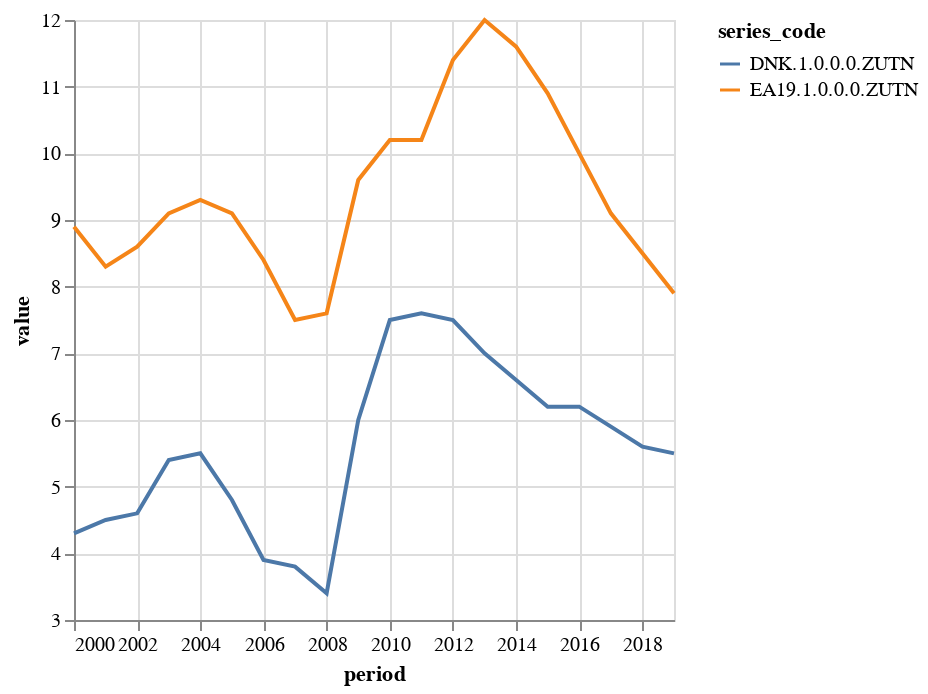

Notebook source saved alongside this figure:
### Code cell
chart = Chart(df2_clean).mark_line().encode(
    x='period',
    y=Y('value', scale=Scale(zero=False)),
    color='series_code',
)
chart

### Figure 1 — Vega-Lite specification as saved in the notebook (floating-point values rounded to 4 significant figures)
{"$schema": "https://vega.github.io/schema/vega-lite/v1.2.1.json", "data": {"values": [{"@frequency": "annual", "Country": "Euro area", "Frequency": "Annually", "Unit": "(Percentage of active population)", "dataset_code": "ZUTN", "dataset_name": "Unemployment rate: total :- Member States: definition EUROSTAT", "freq": "a", "geo": "ea19", "period": "2000-01-01", "provider_code": "AMECO", "series_code": "EA19.1.0.0.0.ZUTN", "series_name": "Euro area", "unit": "percentage-of-active-population", "value": 8.9}, {"@frequency": "annual", "Country": "Euro area", "Frequency": "Annually", "Unit": "(Percentage of active population)", "dataset_code": "ZUTN", "dataset_name": "Unemployment rate: total :- Member States: definition EUROSTAT", "freq": "a", "geo": "ea19", "period": "2001-01-01", "provider_code": "AMECO", "series_code": "EA19.1.0.0.0.ZUTN", "series_name": "Euro area", "unit": "percentage-of-active-population", "value": 8.3}, {"@frequency": "annual", "Country": "Euro area", "Frequency": "Annually", "Unit": "(Percentage of active population)", "dataset_code": "ZUTN", "dataset_name": "Unemployment rate: total :- Member States: definition EUROSTAT", "freq": "a", "geo": "ea19", "period": "2002-01-01", "provider_code": "AMECO", "series_code": "EA19.1.0.0.0.ZUTN", "series_name": "Euro area", "unit": "percentage-of-active-population", "value": 8.6}, {"@frequency": "annual", "Country": "Euro area", "Frequency": "Annually", "Unit": "(Percentage of active population)", "dataset_code": "ZUTN", "dataset_name": "Unemployment rate: total :- Member States: definition EUROSTAT", "freq": "a", "geo": "ea19", "period": "2003-01-01", "provider_code": "AMECO", "series_code": "EA19.1.0.0.0.ZUTN", "series_name": "Euro area", "unit": "percentage-of-active-population", "value": 9.1}, {"@frequency": "annual", "Country": "Euro area", "Frequency": "Annually", "Unit": "(Percentage of active population)", "dataset_code": "ZUTN", "dataset_name": "Unemployment rate: total :- Member States: definition EUROSTAT", "freq": "a", "geo": "ea19", "period": "2004-01-01", "provider_code": "AMECO", "series_code": "EA19.1.0.0.0.ZUTN", "series_name": "Euro area", "unit": "percentage-of-active-population", "value": 9.3}, {"@frequency": "annual", "Country": "Euro area", "Frequency": "Annually", "Unit": "(Percentage of active population)", "dataset_code": "ZUTN", "dataset_name": "Unemployment rate: total :- Member States: definition EUROSTAT", "freq": "a", "geo": "ea19", "period": "2005-01-01", "provider_code": "AMECO", "series_code": "EA19.1.0.0.0.ZUTN", "series_name": "Euro area", "unit": "percentage-of-active-population", "value": 9.1}, {"@frequency": "annual", "Country": "Euro area", "Frequency": "Annually", "Unit": "(Percentage of active population)", "dataset_code": "ZUTN", "dataset_name": "Unemployment rate: total :- Member States: definition EUROSTAT", "freq": "a", "geo": "ea19", "period": "2006-01-01", "provider_code": "AMECO", "series_code": "EA19.1.0.0.0.ZUTN", "series_name": "Euro area", "unit": "percentage-of-active-population", "value": 8.4}, {"@frequency": "annual", "Country": "Euro area", "Frequency": "Annually", "Unit": "(Percentage of active population)", "dataset_code": "ZUTN", "dataset_name": "Unemployment rate: total :- Member States: definition EUROSTAT", "freq": "a", "geo": "ea19", "period": "2007-01-01", "provider_code": "AMECO", "series_code": "EA19.1.0.0.0.ZUTN", "series_name": "Euro area", "unit": "percentage-of-active-population", "value": 7.5}, {"@frequency": "annual", "Country": "Euro area", "Frequency": "Annually", "Unit": "(Percentage of active population)", "dataset_code": "ZUTN", "dataset_name": "Unemployment rate: total :- Member States: definition EUROSTAT", "freq": "a", "geo": "ea19", "period": "2008-01-01", "provider_code": "AMECO", "series_code": "EA19.1.0.0.0.ZUTN", "series_name": "Euro area", "unit": "percentage-of-active-population", "value": 7.6}, {"@frequency": "annual", "Country": "Euro area", "Frequency": "Annually", "Unit": "(Percentage of active population)", "dataset_code": "ZUTN", "dataset_name": "Unemployment rate: total :- Member States: definition EUROSTAT", "freq": "a", "geo": "ea19", "period": "2009-01-01", "provider_code": "AMECO", "series_code": "EA19.1.0.0.0.ZUTN", "series_name": "Euro area", "unit": "percentage-of-active-population", "value": 9.6}, {"@frequency": "annual", "Country": "Euro area", "Frequency": "Annually", "Unit": "(Percentage of active population)", "dataset_code": "ZUTN", "dataset_name": "Unemployment rate: total :- Member States: definition EUROSTAT", "freq": "a", "geo": "ea19", "period": "2010-01-01", "provider_code": "AMECO", "series_code": "EA19.1.0.0.0.ZUTN", "series_name": "Euro area", "unit": "percentage-of-active-population", "value": 10.2}, {"@frequency": "annual", "Country": "Euro area", "Frequency": "Annually", "Unit": "(Percentage of active population)", "dataset_code": "ZUTN", "dataset_name": "Unemployment rate: total :- Member States: definition EUROSTAT", "freq": "a", "geo": "ea19", "period": "2011-01-01", "provider_code": "AMECO", "series_code": "EA19.1.0.0.0.ZUTN", "series_name": "Euro area", "unit": "percentage-of-active-population", "value": 10.2}, {"@frequency": "annual", "Country": "Euro area", "Frequency": "Annually", "Unit": "(Percentage of active population)", "dataset_code": "ZUTN", "dataset_name": "Unemployment rate: total :- Member States: definition EUROSTAT", "freq": "a", "geo": "ea19", "period": "2012-01-01", "provider_code": "AMECO", "series_code": "EA19.1.0.0.0.ZUTN", "series_name": "Euro area", "unit": "percentage-of-active-population", "value": 11.4}, {"@frequency": "annual", "Country": "Euro area", "Frequency": "Annually", "Unit": "(Percentage of active population)", "dataset_code": "ZUTN", "dataset_name": "Unemployment rate: total :- Member States: definition EUROSTAT", "freq": "a", "geo": "ea19", "period": "2013-01-01", "provider_code": "AMECO", "series_code": "EA19.1.0.0.0.ZUTN", "series_name": "Euro area", "unit": "percentage-of-active-population", "value": 12}, {"@frequency": "annual", "Country": "Euro area", "Frequency": "Annually", "Unit": "(Percentage of active population)", "dataset_code": "ZUTN", "dataset_name": "Unemployment rate: total :- Member States: definition EUROSTAT", "freq": "a", "geo": "ea19", "period": "2014-01-01", "provider_code": "AMECO", "series_code": "EA19.1.0.0.0.ZUTN", "series_name": "Euro area", "unit": "percentage-of-active-population", "value": 11.6}, {"@frequency": "annual", "Country": "Euro area", "Frequency": "Annually", "Unit": "(Percentage of active population)", "dataset_code": "ZUTN", "dataset_name": "Unemployment rate: total :- Member States: definition EUROSTAT", "freq": "a", "geo": "ea19", "period": "2015-01-01", "provider_code": "AMECO", "series_code": "EA19.1.0.0.0.ZUTN", "series_name": "Euro area", "unit": "percentage-of-active-population", "value": 10.9}, {"@frequency": "annual", "Country": "Euro area", "Frequency": "Annually", "Unit": "(Percentage of active population)", "dataset_code": "ZUTN", "dataset_name": "Unemployment rate: total :- Member States: definition EUROSTAT", "freq": "a", "geo": "ea19", "period": "2016-01-01", "provider_code": "AMECO", "series_code": "EA19.1.0.0.0.ZUTN", "series_name": "Euro area", "unit": "percentage-of-active-population", "value": 10}, {"@frequency": "annual", "Country": "Euro area", "Frequency": "Annually", "Unit": "(Percentage of active population)", "dataset_code": "ZUTN", "dataset_name": "Unemployment rate: total :- Member States: definition EUROSTAT", "freq": "a", "geo": "ea19", "period": "2017-01-01", "provider_code": "AMECO", "series_code": "EA19.1.0.0.0.ZUTN", "series_name": "Euro area", "unit": "percentage-of-active-population", "value": 9.1}, {"@frequency": "annual", "Country": "Euro area", "Frequency": "Annually", "Unit": "(Percentage of active population)", "dataset_code": "ZUTN", "dataset_name": "Unemployment rate: total :- Member States: definition EUROSTAT", "freq": "a", "geo": "ea19", "period": "2018-01-01", "provider_code": "AMECO", "series_code": "EA19.1.0.0.0.ZUTN", "series_name": "Euro area", "unit": "percentage-of-active-population", "value": 8.5}, {"@frequency": "annual", "Country": "Euro area", "Frequency": "Annually", "Unit": "(Percentage of active population)", "dataset_code": "ZUTN", "dataset_name": "Unemployment rate: total :- Member States: definition EUROSTAT", "freq": "a", "geo": "ea19", "period": "2019-01-01", "provider_code": "AMECO", "series_code": "EA19.1.0.0.0.ZUTN", "series_name": "Euro area", "unit": "percentage-of-active-population", "value": 7.9}, {"@frequency": "annual", "Country": "Denmark", "Frequency": "Annually", "Unit": "(Percentage of active population)", "dataset_code": "ZUTN", "dataset_name": "Unemployment rate: total :- Member States: definition EUROSTAT", "freq": "a", "geo": "dnk", "period": "2000-01-01", "provider_code": "AMECO", "series_code": "DNK.1.0.0.0.ZUTN", "series_name": "Denmark", "unit": "percentage-of-active-population", "value": 4.3}, {"@frequency": "annual", "Country": "Denmark", "Frequency": "Annually", "Unit": "(Percentage of active population)", "dataset_code": "ZUTN", "dataset_name": "Unemployment rate: total :- Member States: definition EUROSTAT", "freq": "a", "geo": "dnk", "period": "2001-01-01", "provider_code": "AMECO", "series_code": "DNK.1.0.0.0.ZUTN", "series_name": "Denmark", "unit": "percentage-of-active-population", "value": 4.5}, {"@frequency": "annual", "Country": "Denmark", "Frequency": "Annually", "Unit": "(Percentage of active population)", "dataset_code": "ZUTN", "dataset_name": "Unemployment rate: total :- Member States: definition EUROSTAT", "freq": "a", "geo": "dnk", "period": "2002-01-01", "provider_code": "AMECO", "series_code": "DNK.1.0.0.0.ZUTN", "series_name": "Denmark", "unit": "percentage-of-active-population", "value": 4.6}, {"@frequency": "annual", "Country": "Denmark", "Frequency": "Annually", "Unit": "(Percentage of active population)", "dataset_code": "ZUTN", "dataset_name": "Unemployment rate: total :- Member States: definition EUROSTAT", "freq": "a", "geo": "dnk", "period": "2003-01-01", "provider_code": "AMECO", "series_code": "DNK.1.0.0.0.ZUTN", "series_name": "Denmark", "unit": "percentage-of-active-population", "value": 5.4}, {"@frequency": "annual", "Country": "Denmark", "Frequency": "Annually", "Unit": "(Percentage of active population)", "dataset_code": "ZUTN", "dataset_name": "Unemployment rate: total :- Member States: definition EUROSTAT", "freq": "a", "geo": "dnk", "period": "2004-01-01", "provider_code": "AMECO", "series_code": "DNK.1.0.0.0.ZUTN", "series_name": "Denmark", "unit": "percentage-of-active-population", "value": 5.5}, {"@frequency": "annual", "Country": "Denmark", "Frequency": "Annually", "Unit": "(Percentage of active population)", "dataset_code": "ZUTN", "dataset_name": "Unemployment rate: total :- Member States: definition EUROSTAT", "freq": "a", "geo": "dnk", "period": "2005-01-01", "provider_code": "AMECO", "series_code": "DNK.1.0.0.0.ZUTN", "series_name": "Denmark", "unit": "percentage-of-active-population", "value": 4.8}, {"@frequency": "annual", "Country": "Denmark", "Frequency": "Annually", "Unit": "(Percentage of active population)", "dataset_code": "ZUTN", "dataset_name": "Unemployment rate: total :- Member States: definition EUROSTAT", "freq": "a", "geo": "dnk", "period": "2006-01-01", "provider_code": "AMECO", "series_code": "DNK.1.0.0.0.ZUTN", "series_name": "Denmark", "unit": "percentage-of-active-population", "value": 3.9}, {"@frequency": "annual", "Country": "Denmark", "Frequency": "Annually", "Unit": "(Percentage of active population)", "dataset_code": "ZUTN", "dataset_name": "Unemployment rate: total :- Member States: definition EUROSTAT", "freq": "a", "geo": "dnk", "period": "2007-01-01", "provider_code": "AMECO", "series_code": "DNK.1.0.0.0.ZUTN", "series_name": "Denmark", "unit": "percentage-of-active-population", "value": 3.8}, {"@frequency": "annual", "Country": "Denmark", "Frequency": "Annually", "Unit": "(Percentage of active population)", "dataset_code": "ZUTN", "dataset_name": "Unemployment rate: total :- Member States: definition EUROSTAT", "freq": "a", "geo": "dnk", "period": "2008-01-01", "provider_code": "AMECO", "series_code": "DNK.1.0.0.0.ZUTN", "series_name": "Denmark", "unit": "percentage-of-active-population", "value": 3.4}, {"@frequency": "annual", "Country": "Denmark", "Frequency": "Annually", "Unit": "(Percentage of active population)", "dataset_code": "ZUTN", "dataset_name": "Unemployment rate: total :- Member States: definition EUROSTAT", "freq": "a", "geo": "dnk", "period": "2009-01-01", "provider_code": "AMECO", "series_code": "DNK.1.0.0.0.ZUTN", "series_name": "Denmark", "unit": "percentage-of-active-population", "value": 6}, {"@frequency": "annual", "Country": "Denmark", "Frequency": "Annually", "Unit": "(Percentage of active population)", "dataset_code": "ZUTN", "dataset_name": "Unemployment rate: total :- Member States: definition EUROSTAT", "freq": "a", "geo": "dnk", "period": "2010-01-01", "provider_code": "AMECO", "series_code": "DNK.1.0.0.0.ZUTN", "series_name": "Denmark", "unit": "percentage-of-active-population", "value": 7.5}, {"@frequency": "annual", "Country": "Denmark", "Frequency": "Annually", "Unit": "(Percentage of active population)", "dataset_code": "ZUTN", "dataset_name": "Unemployment rate: total :- Member States: definition EUROSTAT", "freq": "a", "geo": "dnk", "period": "2011-01-01", "provider_code": "AMECO", "series_code": "DNK.1.0.0.0.ZUTN", "series_name": "Denmark", "unit": "percentage-of-active-population", "value": 7.6}, {"@frequency": "annual", "Country": "Denmark", "Frequency": "Annually", "Unit": "(Percentage of active population)", "dataset_code": "ZUTN", "dataset_name": "Unemployment rate: total :- Member States: definition EUROSTAT", "freq": "a", "geo": "dnk", "period": "2012-01-01", "provider_code": "AMECO", "series_code": "DNK.1.0.0.0.ZUTN", "series_name": "Denmark", "unit": "percentage-of-active-population", "value": 7.5}, {"@frequency": "annual", "Country": "Denmark", "Frequency": "Annually", "Unit": "(Percentage of active population)", "dataset_code": "ZUTN", "dataset_name": "Unemployment rate: total :- Member States: definition EUROSTAT", "freq": "a", "geo": "dnk", "period": "2013-01-01", "provider_code": "AMECO", "series_code": "DNK.1.0.0.0.ZUTN", "series_name": "Denmark", "unit": "percentage-of-active-population", "value": 7}, {"@frequency": "annual", "Country": "Denmark", "Frequency": "Annually", "Unit": "(Percentage of active population)", "dataset_code": "ZUTN", "dataset_name": "Unemployment rate: total :- Member States: definition EUROSTAT", "freq": "a", "geo": "dnk", "period": "2014-01-01", "provider_code": "AMECO", "series_code": "DNK.1.0.0.0.ZUTN", "series_name": "Denmark", "unit": "percentage-of-active-population", "value": 6.6}, {"@frequency": "annual", "Country": "Denmark", "Frequency": "Annually", "Unit": "(Percentage of active population)", "dataset_code": "ZUTN", "dataset_name": "Unemployment rate: total :- Member States: definition EUROSTAT", "freq": "a", "geo": "dnk", "period": "2015-01-01", "provider_code": "AMECO", "series_code": "DNK.1.0.0.0.ZUTN", "series_name": "Denmark", "unit": "percentage-of-active-population", "value": 6.2}, {"@frequency": "annual", "Country": "Denmark", "Frequency": "Annually", "Unit": "(Percentage of active population)", "dataset_code": "ZUTN", "dataset_name": "Unemployment rate: total :- Member States: definition EUROSTAT", "freq": "a", "geo": "dnk", "period": "2016-01-01", "provider_code": "AMECO", "series_code": "DNK.1.0.0.0.ZUTN", "series_name": "Denmark", "unit": "percentage-of-active-population", "value": 6.2}, {"@frequency": "annual", "Country": "Denmark", "Frequency": "Annually", "Unit": "(Percentage of active population)", "dataset_code": "ZUTN", "dataset_name": "Unemployment rate: total :- Member States: definition EUROSTAT", "freq": "a", "geo": "dnk", "period": "2017-01-01", "provider_code": "AMECO", "series_code": "DNK.1.0.0.0.ZUTN", "series_name": "Denmark", "unit": "percentage-of-active-population", "value": 5.9}, {"@frequency": "annual", "Country": "Denmark", "Frequency": "Annually", "Unit": "(Percentage of active population)", "dataset_code": "ZUTN", "dataset_name": "Unemployment rate: total :- Member States: definition EUROSTAT", "freq": "a", "geo": "dnk", "period": "2018-01-01", "provider_code": "AMECO", "series_code": "DNK.1.0.0.0.ZUTN", "series_name": "Denmark", "unit": "percentage-of-active-population", "value": 5.6}, {"@frequency": "annual", "Country": "Denmark", "Frequency": "Annually", "Unit": "(Percentage of active population)", "dataset_code": "ZUTN", "dataset_name": "Unemployment rate: total :- Member States: definition EUROSTAT", "freq": "a", "geo": "dnk", "period": "2019-01-01", "provider_code": "AMECO", "series_code": "DNK.1.0.0.0.ZUTN", "series_name": "Denmark", "unit": "percentage-of-active-population", "value": 5.5}]}, "encoding": {"color": {"field": "series_code", "type": "nominal"}, "x": {"field": "period", "type": "temporal"}, "y": {"field": "value", "scale": {"zero": false}, "type": "quantitative"}}, "mark": "line"}
